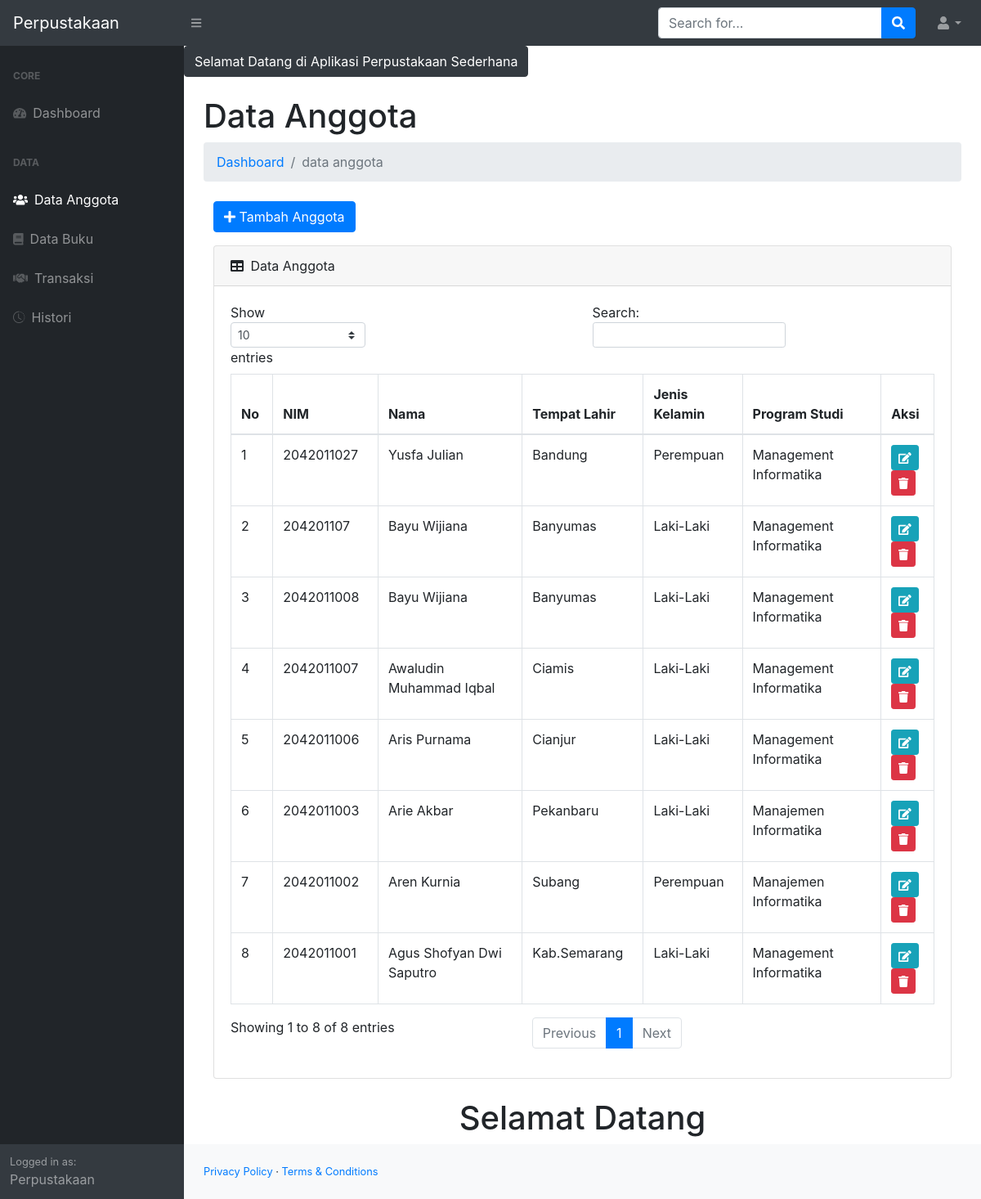
The app's page /pro/admin/index.php?p=anggota (signed in) with its own data.
### tables this page shows
CREATE TABLE `tb_anggota` (
  `id_anggota` int(11) NOT NULL,
  `nim` int(12) NOT NULL,
  `nama_anggota` varchar(50) NOT NULL,
  `tempat_lahir` varchar(100) NOT NULL,
  `jk` varchar(5) NOT NULL,
  `prodi` varchar(75) NOT NULL
);

### pro/admin/config/Database.php (called while the page is built, shortened)
<?php
    class Database{
        public $host = "localhost";
        public $username = "root";
        public $password = "";
        public $nama_db = "perpustakaan";
        public function __construct()
        {
            $this->connect = mysqli_connect($this->host, $this->username, $this->password, $this->nama_db);
        }
    }
?>

### pro/admin/config/Admin.php (called while the page is built, shortened)
<?php
    include "Database.php";
    class Anggota extends Database{
        public function read()
        {
            $data = mysqli_query($this->connect, "SELECT * FROM tb_anggota ORDER BY nama_anggota DESC");
            return $data;
        }
    }
?>

### pro/admin/page/anggota/anggota.php (the view)
<h1 class="mt-4">Data Anggota</h1>
<ol class="breadcrumb mb-4">
    <li class="breadcrumb-item"><a href="index.php">Dashboard</a></li>
    <li class="breadcrumb-item active">data anggota</li>
</ol>
<div class="col-md-12">
    <a href="?p=anggota&aksi=tambah" class="btn btn-primary mb-3"><i class="fa fa-plus"></i> Tambah Anggota</a>
<div class="card mb-4">
    <div class="card-header">
        <i class="fas fa-table mr-1"></i>
        Data Anggota
    </div>
    <div class="card-body">
        <div class="table-responsive">
            <table class="table table-bordered" id="dataTable" width="100%" cellspacing="0">
                <thead>
                    <tr>
                        <th>No</th>
                        <th>NIM</th>
                        <th>Nama</th>
                        <th>Tempat Lahir</th>
                        <th>Jenis Kelamin</th>
                        <th>Program Studi</th>
                        <th>Aksi</th>
                    </tr>
                </thead>
                <tbody>
                <?php
                   $nomor = 1;
                   $data = new Anggota();
                    ?>
                    <?php foreach($data->read() as $key) :
                    $jk = ($key['jk'] == 'L') ? 'Laki-Laki' : 'Perempuan';
                    ?>
                    <tr>
                        <td><?= $nomor++; ?></td>
                        <td><?= $key['nim']; ?></td>
                        <td><?= $key['nama_anggota']; ?></td>
                        <td><?= $key['tempat_lahir']; ?></td>
                        <td><?= $jk; ?></td>
                        <td><?= $key['prodi']; ?></td>
                        <td>
                           <a href="?p=anggota&aksi=ubah&act=update&cek=anggota&id_anggota=<?= $key['id_anggota']; ?>" class="btn btn-info btn-sm"><i class="fa fa-edit"></i></a>
                           <a href="?p=anggota&aksi=hapus&act=delete&cek=anggota&id_anggota=<?= $key['id_anggota']; ?>" class="btn btn-danger btn-sm"><i class="fa fa-trash" onclick="return confirm('Yakin ?')"></i></a>
                       </td>
                    </tr>
                    <?php endforeach; ?>
                </tbody>
            </table>
        </div>
    </div>
</div>

### pro/admin/index.php (shortened to what this page needs)
<?php
require_once 'config/Admin.php';
$page = @$_GET['p'];
$aksi = @$_GET['aksi'];
?>
<?php var_dump($_SESSION['login']);  ?>
<!DOCTYPE html>
<link href="assets/vendor/bootstrap-icons/bootstrap-icons.css" rel="stylesheet">
<html lang="en">
    <head>
        <link href="css/styles.css" rel="stylesheet" />
    </head>
    <body>
        <nav class="sb-topnav navbar navbar-expand navbar-dark bg-dark">
            <a class="navbar-brand" href="index.php">Perpustakaan</a>
            <button class="btn btn-link btn-sm order-1 order-lg-0" id="sidebarToggle" href="#"><i class="fas fa-bars"></i></button>
            <form class="d-none d-md-inline-block form-inline ml-auto mr-0 mr-md-3 my-2 my-md-0">
                <div class="input-group">
                    <input class="form-control" type="text" placeholder="Search for..." aria-label="Search" aria-describedby="basic-addon2" />
                    <div class="input-group-append">
                        <button class="btn btn-primary" type="button"><i class="fas fa-search"></i></button>
                    </div>
                </div>
            </form>
            <ul class="navbar-nav ml-auto ml-md-0">
                <li class="nav-item dropdown">
                    <a class="nav-link dropdown-toggle" id="userDropdown" href="#" role="button" data-toggle="dropdown" aria-haspopup="true" aria-expanded="false"><i class="fas fa-user fa-fw"></i></a>
                </li>
            </ul>
        </nav>
        <div id="layoutSidenav">
            <div id="layoutSidenav_nav">
                <nav class="sb-sidenav accordion sb-sidenav-dark" id="sidenavAccordion">
                    <div class="sb-sidenav-menu">
                        <div class="nav">
                            <div class="sb-sidenav-menu-heading">Core</div>
                            <a class="nav-link" href="index.php">
                                <div class="sb-nav-link-icon"><i class="fas fa-tachometer-alt"></i></div>
                                Dashboard
                            </a>
                            <div class="sb-sidenav-menu-heading">Data</div>
                            <a class="nav-link" href="?p=anggota">
                                <div class="sb-nav-link-icon"><i class="fa fa-users" aria-hidden="true"></i></div>
                                Data Anggota
                            </a>
                            <a class="nav-link" href="?p=buku">
                                <div class="sb-nav-link-icon"><i class="fa fa-book" aria-hidden="true"></i></div>
                                Data Buku
                            </a>
                            <a class="nav-link" href="?p=transaksi">
                                <div class="sb-nav-link-icon"><i class="fa fa-handshake" aria-hidden="true"></i></div>
                                Transaksi
                            </a>
                            <a class="nav-link" href="?p=histori">
                                <div class="sb-nav-link-icon"><i class="bi bi-clock-history"></i></div>
                                Histori
                            </a>
                        </div>
                    </div>
                    <div class="sb-sidenav-footer">
                        <div class="small">Logged in as:</div>
                        Perpustakaan
                    </div>
                </nav>
            </div>
            <div id="layoutSidenav_content">
                <main>
                    <marquee behavior="scroll" class="btn btn-dark">Selamat Datang di Aplikasi Perpustakaan Sederhana</marquee>
                    <div class="container-fluid">
                    <?php
                    if($page == 'buku') {
                        if($aksi == '') {
                            require_once 'page/buku/buku.php';
                        } else if($aksi == 'tambah') {
                            require_once 'page/buku/tambah.php';
                        } else if($aksi == 'ubah') {
                            require_once 'page/buku/ubah.php';
                        } else if($aksi == 'hapus') {
                            require_once 'page/buku/hapus.php';
                        }
                    } else if($page == 'anggota') {
                        if($aksi == '') {
                            require_once 'page/anggota/anggota.php';
                        } else if($aksi == 'tambah') {
                            require_once 'page/anggota/tambah.php';
                        } else if($aksi == 'ubah') {
                            require_once 'page/anggota/ubah.php';
                        } else if($aksi == 'hapus') {
                            require_once 'page/anggota/hapus.php';
                        }
                    } else if($page == 'transaksi') {
                        if($aksi == '') {
                            require_once 'page/transaksi/transaksi.php';
                        } else if($aksi == 'tambah') {
                            require_once 'page/transaksi/tambah.php';
                        } else if($aksi == 'kembali') {
                            require_once 'page/transaksi/kembali.php';
                        }
                    } else if($page == 'histori') {
                        if($aksi == '') {
                            require_once 'page/transaksi/histori.php';
                        }
                    }
                    ?>
                    </div>
                </main>
                <center>
                    <h1>Selamat Datang</h1>
                </center>
                <footer class="py-4 bg-light mt-auto">
                    <div class="container-fluid">
                        <div class="d-flex align-items-center justify-content-between small">
                            <div>
                                <a href="#">Privacy Policy</a>
                                &middot;
                                <a href="#">Terms &amp; Conditions</a>
                            </div>
                        </div>
                    </div>
                </footer>
            </div>
        </div>
    </body>
</html>

### records on screen
tb_anggota: nim "2042011027", nama_anggota "Yusfa Julian", tempat_lahir "Bandung", jk "Perempuan", prodi "Management Informatika"
tb_anggota: nim "204201107", nama_anggota "Bayu Wijiana", tempat_lahir "Banyumas", jk "Laki-Laki", prodi "Management Informatika"
tb_anggota: nim "2042011008", nama_anggota "Bayu Wijiana", tempat_lahir "Banyumas", jk "Laki-Laki", prodi "Management Informatika"
tb_anggota: nim "2042011007", nama_anggota "Awaludin Muhammad Iqbal", tempat_lahir "Ciamis", jk "Laki-Laki", prodi "Management Informatika"
tb_anggota: nim "2042011006", nama_anggota "Aris Purnama", tempat_lahir "Cianjur", jk "Laki-Laki", prodi "Management Informatika"
tb_anggota: nim "2042011003", nama_anggota "Arie Akbar", tempat_lahir "Pekanbaru", jk "Laki-Laki", prodi "Manajemen Informatika"
tb_anggota: nim "2042011002", nama_anggota "Aren Kurnia", tempat_lahir "Subang", jk "Perempuan", prodi "Manajemen Informatika"
tb_anggota: nim "2042011001", nama_anggota "Agus Shofyan Dwi Saputro", tempat_lahir "Kab.Semarang", jk "Laki-Laki", prodi "Management Informatika"
